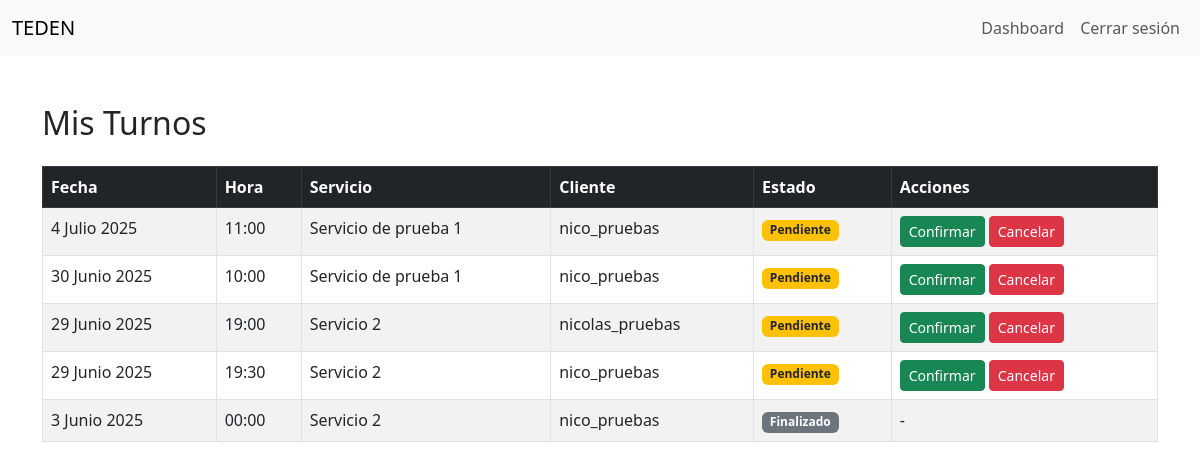
/turnos/mis-turnos/ (signed in), run on an earlier commit of the app's database.
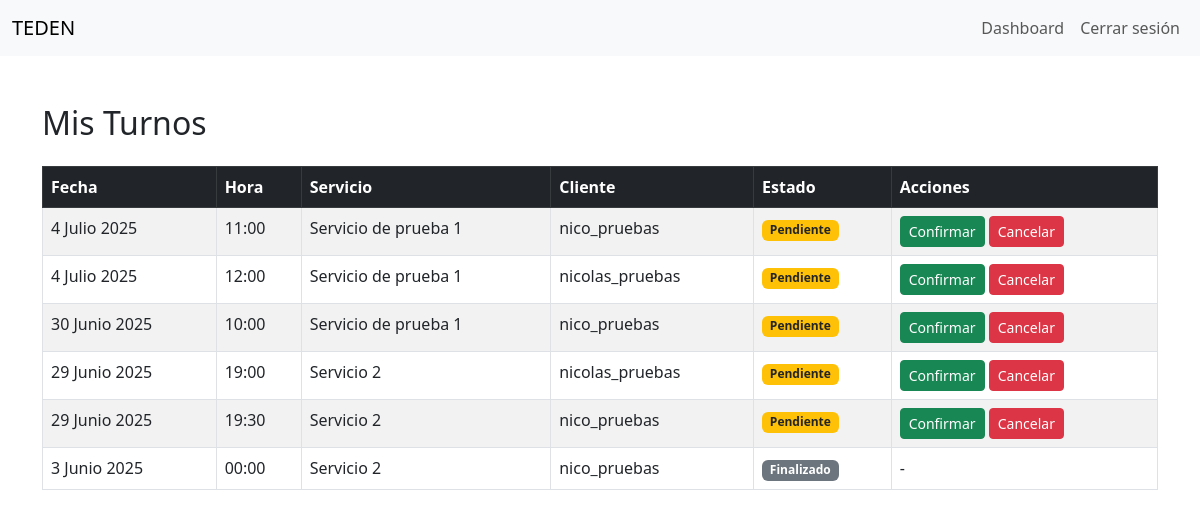
And on a later commit of the database.
### appointments/models.py (models this page shows, shortened)
class Appointment(models.Model):
    STATUS_CHOICES = [
        ('pending', 'Pendiente'),
        ('confirmed', 'Confirmado'),
        ('cancelled', 'Cancelado'),
        ('completed', 'Finalizado'),
        ('no_show', 'No se presentó'),
        ('rescheduled', 'Reprogramado'),
        ('expired', 'Expirado'),
        ('refunded', 'Reembolsado'),
        ('disputed', 'En disputa'),
        ('awaiting_payment', 'Esperando pago'),
        ('payment_failed', 'Pago fallido'),
        ('payment_pending', 'Pago pendiente'),
        ('payment_refunded', 'Pago reembolsado'),
        ('payment_disputed', 'Pago en disputa'),
        ('payment_confirmed', 'Pago confirmado'),
        ('payment_cancelled', 'Pago cancelado'),
        ('payment_expired', 'Pago expirado'),
        ('payment_processing', 'Procesando pago'),
        ('payment_successful', 'Pago exitoso'),
        ('payment_failed_refund', 'Reembolso de pago fallido'),
        ('payment_successful_refund', 'Reembolso de pago exitoso'),
        ('payment_pending_refund', 'Reembolso de pago pendiente'),
        ('payment_disputed_refund', 'Reembolso de pago en disputa'),
        ('payment_confirmed_refund', 'Reembolso de pago confirmado'),
        ('payment_cancelled_refund', 'Reembolso de pago cancelado'),
        ('payment_expired_refund', 'Reembolso de pago expirado'),
        ('payment_processing_refund', 'Procesando reembolso de pago'),
        ('payment_successful_refund_confirmed', 'Reembolso de pago exitoso confirmado'),
    ]
    payment_status = models.CharField(
    max_length=20,
    choices=[('unpaid', 'No pagado'), ('paid', 'Pagado')],
    default='unpaid'
    )
    payment_id = models.CharField(max_length=100, blank=True, null=True)
    service = models.ForeignKey(Service, on_delete=models.CASCADE, related_name='appointments')
    user = models.ForeignKey(User, on_delete=models.CASCADE, related_name='appointments')
    vendor = models.ForeignKey( User, on_delete=models.CASCADE, related_name='vendor_appointments', null=True, blank=True ) # Vendedor que ofrece el servicio
    date = models.DateField()
    time = models.TimeField()
    status = models.CharField(max_length=50, choices=STATUS_CHOICES, default='pending')
    notes = models.TextField(blank=True)
    created_at = models.DateTimeField(auto_now_add=True)

class Service(models.Model):
    vendor = models.ForeignKey(User, on_delete=models.CASCADE, related_name='services')
    title = models.CharField(max_length=100)
    description = models.TextField()
    duration_minutes = models.PositiveIntegerField(default=60)
    price = models.DecimalField(max_digits=10, decimal_places=2)
    is_active = models.BooleanField(default=True)

### users/models.py (models this page shows, shortened)
class User(AbstractUser):
    email = models.EmailField(unique=True)
    role = models.CharField(
        max_length=10,
        choices=[('buyer', 'Comprador'), ('seller', 'Vendedor')],
        blank=True,
        null=True
    )
    ofrece_servicios = models.BooleanField(default=False)
    bio = models.TextField(blank=True)
    profile_picture = models.ImageField(upload_to='profiles/', blank=True, null=True)
    cuit_cuil = models.CharField(max_length=20, blank=True, null=True)
    direccion = models.CharField(max_length=255, blank=True, null=True)
    provincia = models.CharField(max_length=100, blank=True, null=True)
    pais = models.CharField(max_length=100, blank=True, null=True)
    codigo_postal = models.CharField(max_length=20, blank=True, null=True)
    telefono = models.CharField(max_length=20, blank=True, null=True)

### appointments/views.py (the view)
# urls.py: path('mis-turnos/', views.seller_appointments, name='seller_appointments'),
@login_required
def seller_appointments(request):
    appointments = Appointment.objects.filter(
        service__vendor=request.user
    ).select_related('service', 'user').order_by('-date', 'time')
    return render(request, 'appointments/seller_dashboard.html', {
        'appointments': appointments
    })

### appointments/templates/appointments/seller_dashboard.html
{% extends 'users/base.html' %}
{% load widget_tweaks %}
{% block content %}
<div class="container mt-5">
  <h2 class="mb-4">Mis Turnos</h2>
  {% if appointments %}
    <table class="table table-bordered table-striped">
      <thead class="table-dark">
        <tr>
          <th>Fecha</th>
          <th>Hora</th>
          <th>Servicio</th>
          <th>Cliente</th>
          <th>Estado</th>
          <th>Acciones</th>
        </tr>
      </thead>
      <tbody>
        {% for app in appointments %}
        <tr>
          <td>{{ app.date }}</td>
          <td>{{ app.time }}</td>
          <td>{{ app.service.title }}</td>
          <td>{{ app.user.username }}</td>
          <td>
            <span class="badge
              {% if app.status == 'pending' %}bg-warning text-dark
              {% elif app.status == 'confirmed' %}bg-success
              {% elif app.status == 'cancelled' %}bg-danger
              {% else %}bg-secondary
              {% endif %}">
              {{ app.get_status_display }}
            </span>
          </td>
          <td>
            {% if app.status == 'pending' %}
              <a href="{% url 'change_appointment_status' app.id 'confirmed' %}" class="btn btn-sm btn-success">Confirmar</a>
              <a href="{% url 'change_appointment_status' app.id 'cancelled' %}" class="btn btn-sm btn-danger">Cancelar</a>
            {% elif app.status == 'confirmed' %}
              <a href="{% url 'change_appointment_status' app.id 'completed' %}" class="btn btn-sm btn-secondary">Finalizar</a>
              <a href="{% url 'change_appointment_status' app.id 'cancelled' %}" class="btn btn-sm btn-danger">Cancelar</a>
            {% else %}
              -
            {% endif %}
          </td>
        </tr>
        {% endfor %}
      </tbody>
    </table>
  {% else %}
    <div class="alert alert-info">Aún no tenés turnos agendados.</div>
  {% endif %}
</div>
{% endblock %}

What changed in the data, as far as the page shows it:
added Appointment: date "4 Julio 2025", time "12:00", service "Servicio de prueba 1", user.username "nicolas_pruebas", status "Pendiente", shows "Confirmar"
